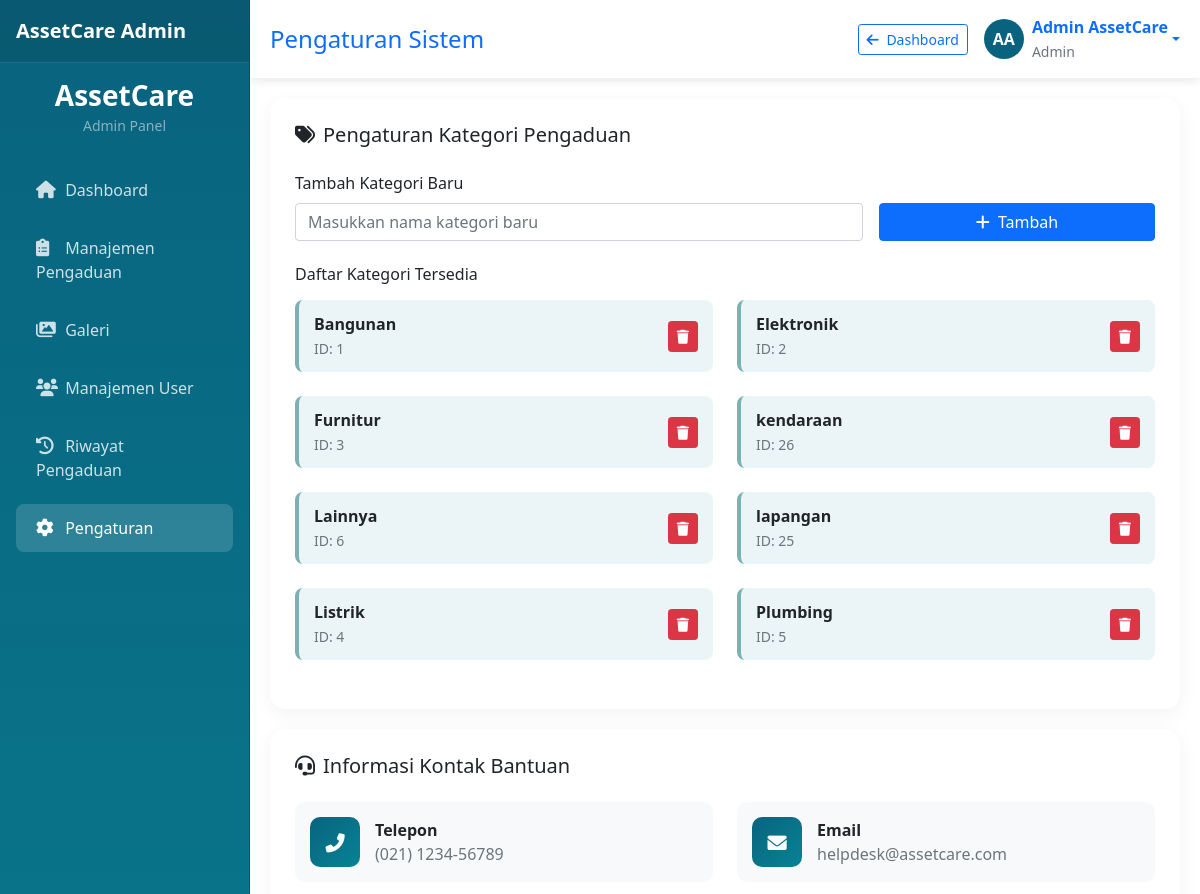
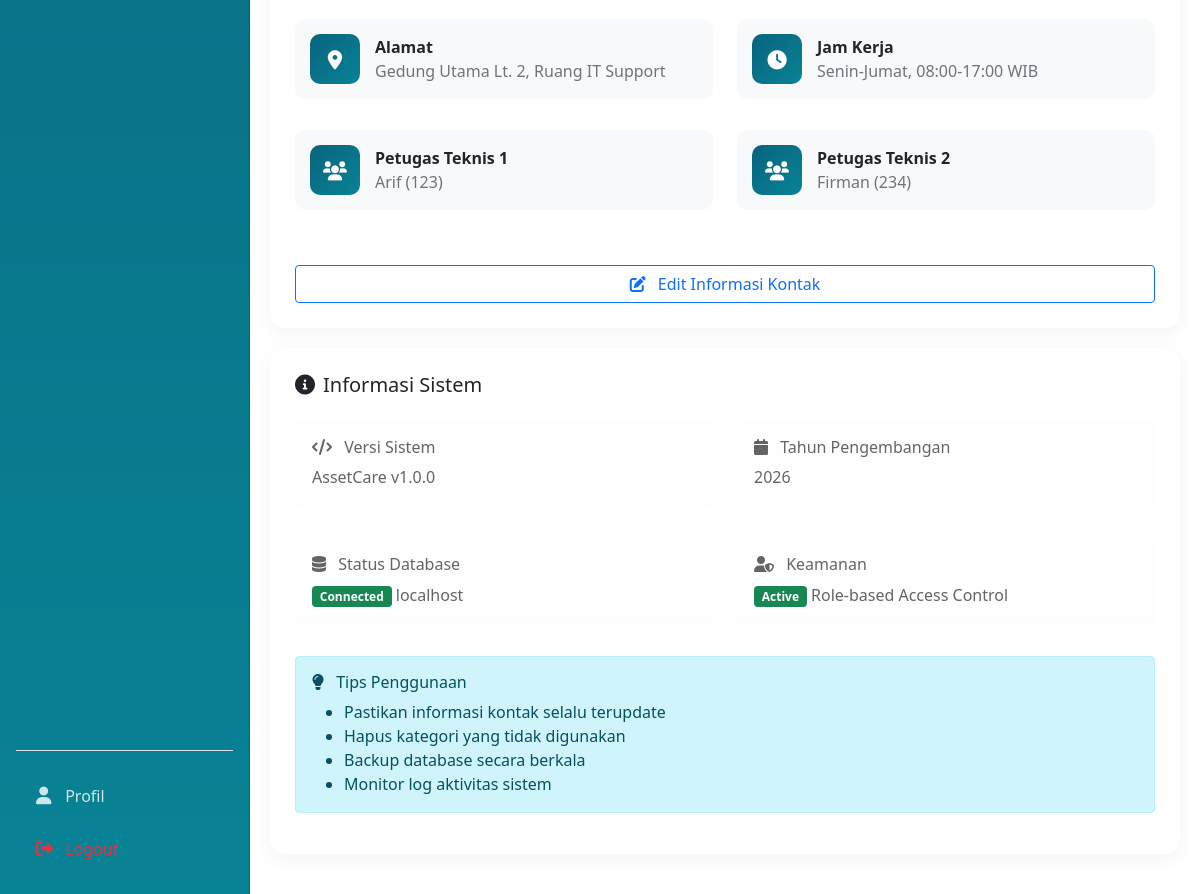
The app's page /admin/pengaturan.php (signed in) with its own data (2 pictures, top to bottom).
### tables this page shows
CREATE TABLE `kategori` (
  `id` int(11) NOT NULL,
  `nama` varchar(50) NOT NULL,
  `created_at` timestamp NOT NULL DEFAULT current_timestamp()
);

### config/database.php (called while the page is built, shortened)
<?php
class Database {
    private $host = "localhost";
    private $username = "root";
    private $password = "";
    private $database = "sapraskantor";
    public $conn;
    public function __construct() {
        $this->conn = new mysqli($this->host, $this->username, $this->password, $this->database);
    }
    public function query($sql) {
        return $this->conn->query($sql);
    }
}
function generateInitials($name) {
    $words = explode(' ', $name);
    $initials = '';
    foreach ($words as $word) {
        if (!empty($word)) {
            $initials .= strtoupper($word[0]);
        }
    }
    return substr($initials, 0, 2);
}
?>

### admin/pengaturan.php (the view, shortened to what this page needs)
<?php
require_once '../config/database.php';
$db = new Database();
$kategori_result = $db->query("SELECT * FROM kategori ORDER BY nama");
$kategori_data = $kategori_result->fetch_all(MYSQLI_ASSOC);
$kontak_default = [
    'telepon' => '(021) 1234-5678',
    'email' => 'helpdesk@assetcare.com',
    'alamat' => 'Gedung Utama Lt. 3, Ruang IT Support',
    'jam_kerja' => 'Senin-Jumat, 08:00-17:00 WIB',
    'petugas1' => 'Budi Santoso (Ext. 123)',
    'petugas2' => 'Siti Rahayu (Ext. 124)'
];
$kontak = [];
$result = $db->query("SELECT setting_key, setting_value FROM settings");
if ($result->num_rows > 0) {
    while ($row = $result->fetch_assoc()) {
        $kontak[$row['setting_key']] = $row['setting_value'];
    }
} else {
    foreach ($kontak_default as $key => $value) {
        $db->conn->query("INSERT INTO settings (setting_key, setting_value) VALUES ('$key', '$value')");
        $kontak[$key] = $value;
    }
}
$kontak_telepon = $kontak['telepon'];
$kontak_email = $kontak['email'];
$kontak_alamat = $kontak['alamat'];
$kontak_jam_kerja = $kontak['jam_kerja'];
$kontak_petugas1 = $kontak['petugas1'];
$kontak_petugas2 = $kontak['petugas2'];
?>
<!DOCTYPE html>
<html lang="id">
<head>
    <link href="https://cdn.jsdelivr.net/npm/bootstrap@5.1.3/dist/css/bootstrap.min.css" rel="stylesheet">
    <link rel="stylesheet" href="https://cdnjs.cloudflare.com/ajax/libs/font-awesome/6.0.0/css/all.min.css">
</head>
<body>
    <?php include 'sidebar.php'; ?>
    <div class="main-content">
        <div class="navbar-top d-flex justify-content-between align-items-center">
            <h4 class="mb-0 text-primary">Pengaturan Sistem</h4>
            <div class="d-flex align-items-center gap-3">
                <a href="index.php" class="btn btn-outline-primary btn-sm">
                    <i class="fas fa-arrow-left me-1"></i> Dashboard
                </a>
                <div class="dropdown">
                    <a href="#" class="d-flex align-items-center text-decoration-none dropdown-toggle"
                       data-bs-toggle="dropdown">
                        <div class="profile-avatar me-2">
                            <?php echo generateInitials($_SESSION['nama']); ?>
                        </div>
                        <div>
                            <span class="fw-bold"><?php echo $_SESSION['nama']; ?></span><br>
                            <small class="text-muted">Admin</small>
                        </div>
                    </a>
                </div>
            </div>
        </div>
        <div class="setting-card">
            <h5 class="mb-4"><i class="fas fa-tags me-2"></i>Pengaturan Kategori Pengaduan</h5>
            <form method="POST" class="row g-3 mb-4">
                <div class="col-md-8">
                    <label class="form-label">Tambah Kategori Baru</label>
                    <input type="text" class="form-control" name="nama_kategori"
                           placeholder="Masukkan nama kategori baru" required>
                </div>
                <div class="col-md-4 d-flex align-items-end">
                    <button type="submit" name="tambah_kategori" class="btn btn-primary w-100">
                        <i class="fas fa-plus me-1"></i> Tambah
                    </button>
                </div>
            </form>
            <h6 class="mb-3">Daftar Kategori Tersedia</h6>
            <?php if (empty($kategori_data)): ?>
                <div class="alert alert-info">
                    <i class="fas fa-info-circle me-2"></i>
                    Belum ada kategori. Tambahkan kategori baru di atas.
                </div>
            <?php else: ?>
                <div class="row">
                    <?php foreach ($kategori_data as $kategori): ?>
                        <div class="col-md-6 mb-3">
                            <div class="kategori-item">
                                <div>
                                    <strong><?php echo htmlspecialchars($kategori['nama']); ?></strong><br>
                                    <small class="text-muted">ID: <?php echo $kategori['id']; ?></small>
                                </div>
                                <div class="d-flex gap-2">
                                    <form method="POST" class="d-inline">
                                        <button type="submit" name="hapus_kategori" class="btn btn-sm btn-danger"
                                                onclick="return confirm('Hapus kategori <?php echo htmlspecialchars($kategori['nama']); ?>?')">
                                            <i class="fas fa-trash"></i>
                                        </button>
                                    </form>
                                </div>
                            </div>
                        </div>
                    <?php endforeach; ?>
                </div>
            <?php endif; ?>
        </div>
        <div class="setting-card">
            <h5 class="mb-4"><i class="fas fa-headset me-2"></i>Informasi Kontak Bantuan</h5>
            <div class="row mb-4">
                <div class="col-md-6 mb-3">
                    <div class="kontak-info">
                        <div class="kontak-icon">
                            <i class="fas fa-phone-alt"></i>
                        </div>
                        <div>
                            <strong>Telepon</strong><br>
                            <span class="text-muted"><?php echo htmlspecialchars($kontak_telepon); ?></span>
                        </div>
                    </div>
                </div>
                <div class="col-md-6 mb-3">
                    <div class="kontak-info">
                        <div class="kontak-icon">
                            <i class="fas fa-envelope"></i>
                        </div>
                        <div>
                            <strong>Email</strong><br>
                            <span class="text-muted"><?php echo htmlspecialchars($kontak_email); ?></span>
                        </div>
                    </div>
                </div>
                <div class="col-md-6 mb-3">
                    <div class="kontak-info">
                        <div class="kontak-icon">
                            <i class="fas fa-map-marker-alt"></i>
                        </div>
                        <div>
                            <strong>Alamat</strong><br>
                            <span class="text-muted"><?php echo htmlspecialchars($kontak_alamat); ?></span>
                        </div>
                    </div>
                </div>
                <div class="col-md-6 mb-3">
                    <div class="kontak-info">
                        <div class="kontak-icon">
                            <i class="fas fa-clock"></i>
                        </div>
                        <div>
                            <strong>Jam Kerja</strong><br>
                            <span class="text-muted"><?php echo htmlspecialchars($kontak_jam_kerja); ?></span>
                        </div>
                    </div>
                </div>
                <div class="col-md-6 mb-3">
                    <div class="kontak-info">
                        <div class="kontak-icon">
                            <i class="fas fa-users"></i>
                        </div>
                        <div>
                            <strong>Petugas Teknis 1</strong><br>
                            <span class="text-muted"><?php echo htmlspecialchars($kontak_petugas1); ?></span>
                        </div>
                    </div>
                </div>
                <div class="col-md-6 mb-3">
                    <div class="kontak-info">
                        <div class="kontak-icon">
                            <i class="fas fa-users"></i>
                        </div>
                        <div>
                            <strong>Petugas Teknis 2</strong><br>
                            <span class="text-muted"><?php echo htmlspecialchars($kontak_petugas2); ?></span>
                        </div>
                    </div>
                </div>
            </div>
            <button class="btn btn-outline-primary w-100" type="button"
                    data-bs-toggle="collapse" data-bs-target="#kontakForm">
                <i class="fas fa-edit me-2"></i> Edit Informasi Kontak
            </button>
        </div>
        <div class="setting-card">
            <h5 class="mb-4"><i class="fas fa-info-circle me-2"></i>Informasi Sistem</h5>
            <div class="row">
                <div class="col-md-6 mb-3">
                    <div class="alert alert-light">
                        <h6><i class="fas fa-code me-2"></i> Versi Sistem</h6>
                        <p class="mb-0">AssetCare v1.0.0</p>
                    </div>
                </div>
                <div class="col-md-6 mb-3">
                    <div class="alert alert-light">
                        <h6><i class="fas fa-calendar me-2"></i> Tahun Pengembangan</h6>
                        <p class="mb-0">2026</p>
                    </div>
                </div>
                <div class="col-md-6 mb-3">
                    <div class="alert alert-light">
                        <h6><i class="fas fa-database me-2"></i> Status Database</h6>
                        <p class="mb-0">
                            <span class="badge bg-success">Connected</span>
                            <?php echo $db->conn->host_info; ?>
                        </p>
                    </div>
                </div>
                <div class="col-md-6 mb-3">
                    <div class="alert alert-light">
                        <h6><i class="fas fa-user-shield me-2"></i> Keamanan</h6>
                        <p class="mb-0">
                            <span class="badge bg-success">Active</span>
                            Role-based Access Control
                        </p>
                    </div>
                </div>
            </div>
            <div class="alert alert-info">
                <h6><i class="fas fa-lightbulb me-2"></i> Tips Penggunaan</h6>
                <ul class="mb-0">
                    <li>Pastikan informasi kontak selalu terupdate</li>
                    <li>Hapus kategori yang tidak digunakan</li>
                    <li>Backup database secara berkala</li>
                    <li>Monitor log aktivitas sistem</li>
                </ul>
            </div>
        </div>
    </div>
</body>
</html>

### admin/pengaturan.php (style rules this page uses)
:root { --primary: #09637E; --secondary: #088395; --accent: #7AB2B2; --light: #EBF4F6; }
.profile-avatar { width: 40px; height: 40px; background: var(--primary); color: white; border-radius: 50%; display: flex; align-items: center; justify-content: center; font-weight: bold; }
.main-content { margin-left: 250px; padding: 20px; }
.navbar-top { background: white; box-shadow: 0 2px 10px rgba(0, 0, 0, 0.1); padding: 15px 20px; margin: -20px -20px 20px; }
.setting-card { background: white; border-radius: 15px; box-shadow: 0 5px 20px rgba(0, 0, 0, 0.05); padding: 25px; margin-bottom: 20px; }
.kategori-item { display: flex; justify-content: space-between; align-items: center; padding: 12px 15px; margin-bottom: 8px; background: var(--light); border-radius: 8px; border-left: 4px solid var(--accent); }
.kontak-info { display: flex; align-items: center; margin-bottom: 15px; padding: 15px; background: #f8f9fa; border-radius: 10px; }
.kontak-icon { width: 50px; height: 50px; background: linear-gradient(135deg, var(--primary) 0%, var(--secondary) 100%); border-radius: 10px; display: flex; align-items: center; justify-content: center; color: white; font-size: 1.2rem; margin-right: 15px; }

### admin/sidebar.php (style rules this page uses)
@media (min-width: 992px) { .main-content { margin-left: 250px; } }

### records on screen
kategori: nama "Bangunan", id "1"
kategori: nama "Elektronik", id "2"
kategori: nama "Furnitur", id "3"
kategori: nama "kendaraan", id "26"
kategori: nama "Lainnya", id "6"
kategori: nama "lapangan", id "25"
kategori: nama "Listrik", id "4"
kategori: nama "Plumbing", id "5"

### other values on screen
generateInitials($_SESSION['nama']) "AA"
$_SESSION['nama'] "Admin AssetCare"
$kontak_telepon "(021) 1234-56789"
$kontak_email "helpdesk@assetcare.com"
$kontak_alamat "Gedung Utama Lt. 2, Ruang IT Support"
$kontak_jam_kerja "Senin-Jumat, 08:00-17:00 WIB"
$kontak_petugas1 "Arif (123)"
$kontak_petugas2 "Firman (234)"
$db->conn->host_info "localhost"
